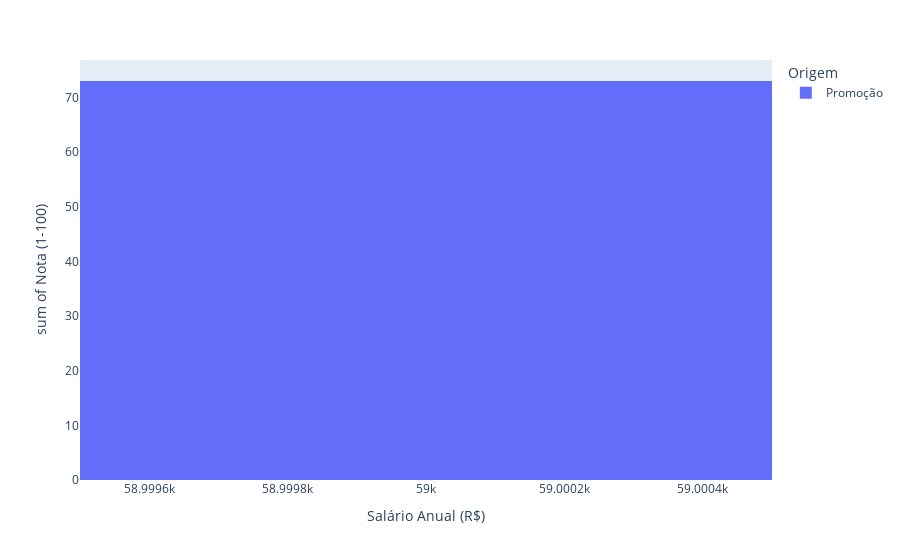

Source (notebook cell):
### Code cell
grafico  = px.histogram(tabela,x = "Salário Anual (R$)" , y = "Nota (1-100)",color ="Origem")
grafico.show()

### Figure 1 — Plotly figure (JSON) as saved in the notebook; plotly's stock layout.template omitted (floating-point values rounded to 4 significant figures)
{"data": [{"alignmentgroup": "True", "bingroup": "x", "histfunc": "sum", "hovertemplate": "Origem=Promoção<br>Salário Anual (R$)=%{x}<br>sum of Nota (1-100)=%{y}<extra></extra>", "legendgroup": "Promoção", "marker": {"color": "#636efa", "pattern": {"shape": ""}}, "name": "Promoção", "offsetgroup": "Promoção", "orientation": "v", "showlegend": true, "type": "histogram", "x": [59000], "xaxis": "x", "y": [73], "yaxis": "y"}], "layout": {"barmode": "relative", "legend": {"title": {"text": "Origem"}, "tracegroupgap": 0}, "margin": {"t": 60}, "xaxis": {"anchor": "y", "domain": [0, 1], "title": {"text": "Salário Anual (R$)"}}, "yaxis": {"anchor": "x", "domain": [0, 1], "title": {"text": "sum of Nota (1-100)"}}}}
